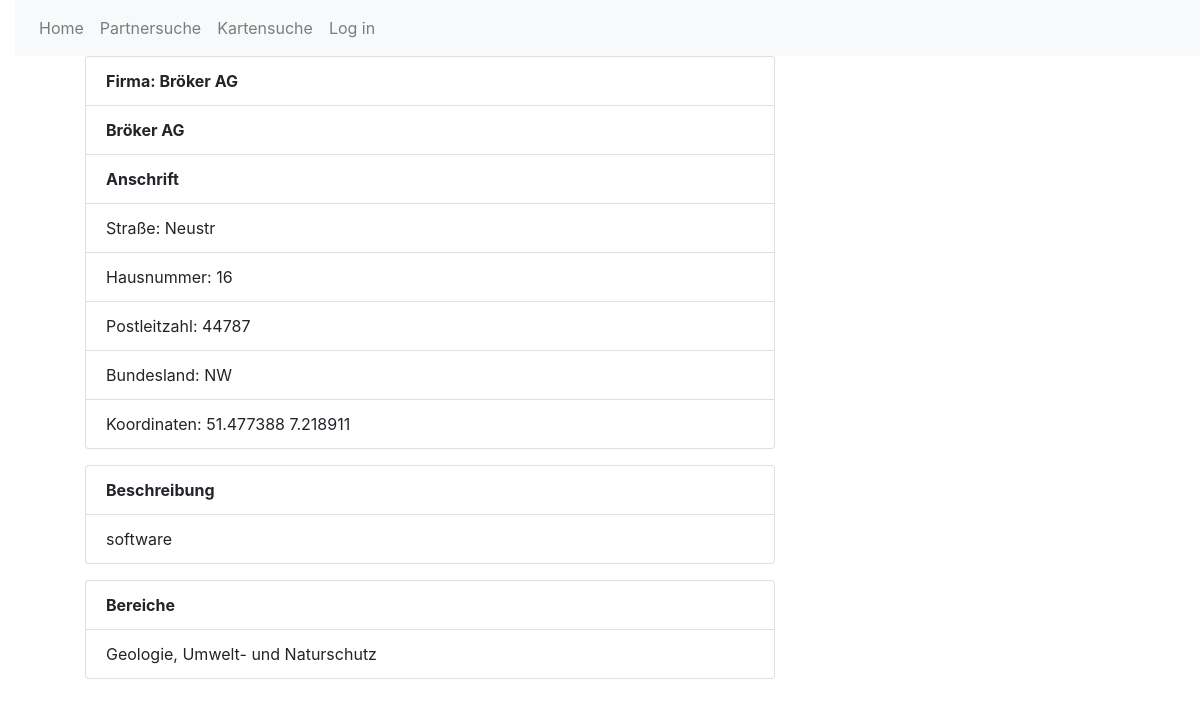
The app's page /firmen/firma_detail/1, older data.
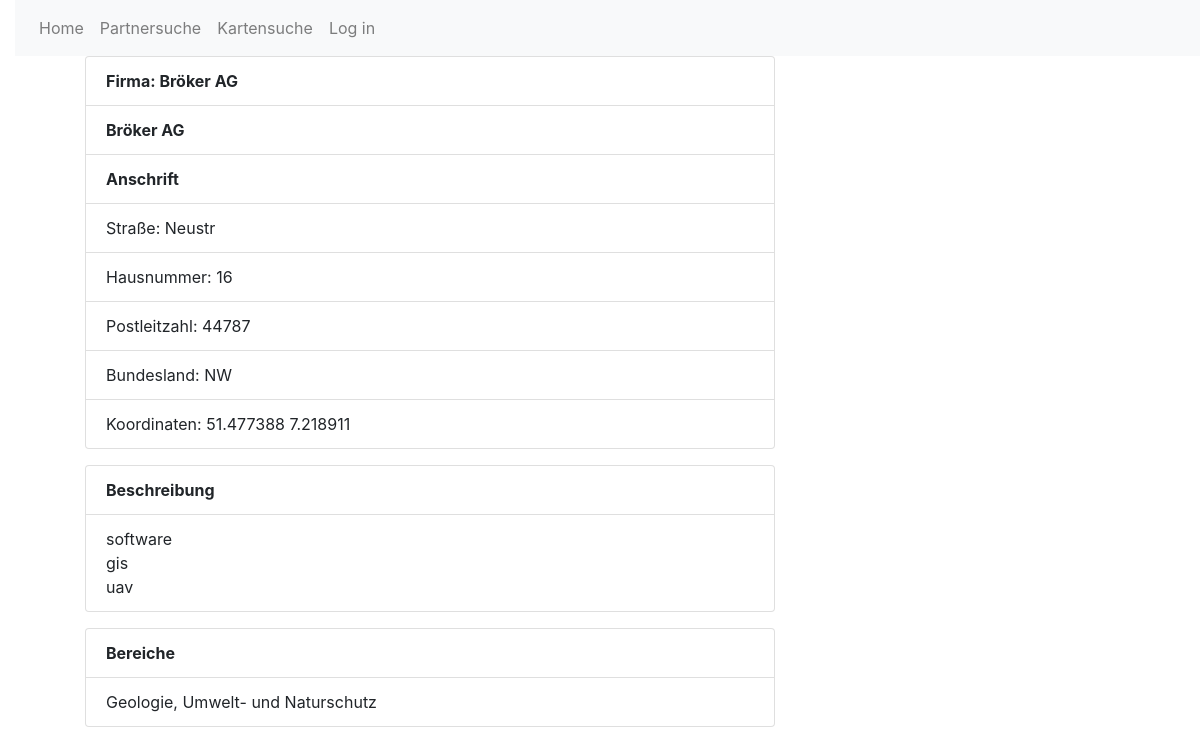
The same page, newer data.
### crm/models.py (models this page shows, shortened)
class Firma(models.Model):
    LISTE_BUNDESLAND = (
            ('BB', 'Brandenburg'),
            ('BE', 'Berlin'),
            ('BW', 'Baden-Wuerttemberg'),
            ('BY', 'Bayern'),
            ('HB', 'Bremen'),
            ('HE', 'Hessen'),
            ('HH', 'Hamburg'),
            ('MV', 'Mecklenburg-Vorpommern'),
            ('NI', 'Niedersachsen'),
            ('NW', 'Nordrhein-Westfalen'),
            ('RP', 'Rheinland-Pfalz'),
            ('SH', 'Schleswig-Holstein'),
            ('SL', 'Saarland'),
            ('SN', 'Sachsen'),
            ('ST', 'Sachsen-Anhalt'),
            ('TH', 'Thueringen'),
    )
    LISTE_ART = (
            ('Behoerde','Behoerde'),
            ('Firma','Firma'),
            ('Institut', 'Institut'),
            ('Verband', 'Verband')
    )
    LISTE_BEFAEHIGUNG = (
            ('Bacherlorarbeit', 'Bacherlorarbeit'),
            ('Masterarbeit', 'Masterarbeit'),
            ('Praktikum', 'Praktikum'),
            ('Exkursion', 'Exkursion')
    )
    LISTE_BEREICH = (
            ('Agrarwirtschaft','Agrarwirtschaft'),
            ('CAD','CAD'),
            ('Geo- und Landschaftsökologie','Geo- & Landschaftsökologie'),
            ('Geodäse und Vermessung','Geodäse und Vermessung'),
            ('Geodaten','Geodaten'),
            ('Geographie','Geographie'),
            ('Geoinformatik','Geoinformatik'),
            ('Geologie','Geologie'),
            ('Geomarketing','Geomarketing'),
            ('Geophysik','Geophysik'),
            ('Geowissenschaften','Geowissenschaften'),
            ('GIS','GIS'),
            ('GIS-Applikation','GIS-Applikation'),
            ('Hydrologie und Wasserbau','Hydrologie und Wasserbau'),
            ('Kartographie und Visualisierung','Kartographie und Visualisierung'),
            ('Meteorologie','Meteorologie'),
            ('Navigation und Telematik','Navigation und Telematik'),
            ('Photogrammetrie','Photogrammetrie'),
            ('Planung','Planung'),
            ('Raumordnung','Raumordnung'),
            ('Software-Entwicklung','Software-Entwicklung'),
            ('Umwelt- und Naturschutz','Umwelt- und Naturschutz'),
            ('Verkehr','Verkehr'),
            ('Vermessung','Vermessung')
    )
    name = models.CharField(max_length=100, blank=False)
    art = models.CharField(max_length=50, choices=LISTE_ART, null=True)
    freie_beschreibung = models.TextField(null=True, blank=True)
    strasse = models.CharField(max_length=100, blank=False)
    hausnummer = models.IntegerField(blank=False)
    hausnummerzusatz = models.CharField(max_length=10, null=True, blank=True)
    plz = models.IntegerField(blank=False)
    ort = models.CharField(max_length=50, blank=False)
    bundesland = models.CharField(max_length=2, blank=False, choices=LISTE_BUNDESLAND)
    land = models.CharField(max_length=50, blank=False)
    xKoordinate = models.FloatField(null=True, blank=True)
    yKoordinate = models.FloatField(null=True, blank=True)
    bereich = MultiSelectField(max_length=200, choices=LISTE_BEREICH, null=True, blank=True)
    befaehigung =  MultiSelectField(max_length=200, choices=LISTE_BEFAEHIGUNG, null=True, blank=True)
    class Meta:
        verbose_name_plural = "Firmen"

### crm/views.py (the view)
# urls.py: path('firmen/firma_detail/<int:pk>', views.firma_detail, name='firma_detail'),
def firma_detail(request, pk):
    firma = get_object_or_404(Firma, pk=pk)
    kontakte = KontaktFirma.objects.all()
    return render(request, 'bopartner/firma_detail.html', {'firma': firma, 'kontakte':kontakte})

### crm/templates/bopartner/firma_detail.html (shortened to what this page needs)
{% extends 'bopartner/base.html' %}
{% block content %}
<div class="container">
    <div>
        <ul>
            <li class="list-group-item"><b>Firma: {{firma.name}}</a><br></b></li>
            <li class="list-group-item"><b>{{firma.name}}</b></li>
            <li class="list-group-item"><b>Anschrift</b></li>
            <li class="list-group-item">Straße: {{ firma.strasse }}</li>
            <li class="list-group-item">Hausnummer: {{ firma.hausnummer }}</li>
            <li class="list-group-item">Postleitzahl: {{ firma.plz }}</li>
            <li class="list-group-item">Bundesland: {{ firma.bundesland }}</li>
            <li class="list-group-item">Koordinaten: {{ firma.xKoordinate }}       {{ firma.yKoordinate }}</li>
        </ul>
    </div>
    <div>
        <ul>
            <li class="list-group-item"><b>Beschreibung</b></li>
            <li class="list-group-item">{{ firma.freie_beschreibung|linebreaksbr }}</li>
        </ul>
    </div>
    <div>
        <ul>
            <li class="list-group-item"><b>Bereiche</b></li>
            <li class="list-group-item">{{ firma.bereich|linebreaksbr }}</li>
        </ul>
    </div>
</div>
{% endblock %}

### crm/templates/bopartner/base.html (shortened to what this page needs)
{% load static %}
<html>
<head>
    <link rel="stylesheet" href="https://stackpath.bootstrapcdn.com/bootstrap/4.3.1/css/bootstrap.min.css"
>
    <link rel="stylesheet" href="{% static 'css/bopartner.css' %}">
    <link rel="stylesheet" href="https://unpkg.com/leaflet@1.4.0/dist/leaflet.css"
 />
</head>
<body>
        <nav class="navbar navbar-expand-lg navbar-light bg-light divider">
                <div class="collapse navbar-collapse" id="collapsibleNavbar">
                    <ul class="navbar-nav">
                        <li class="nav-item">
                            <a class="nav-link" href="{% url 'home'%}">Home</a>
                        </li>
                        <li class="nav-item">
                            <a class="nav-link" href="{% url 'firmen_gefiltert'%}">Partnersuche</a>
                        </li>
                        <li class="nav-item">
                            <a class="nav-link" href="{% url 'firmen_kartenuebersicht_gefiltert' %}">Kartensuche</a>
                        </li>
                        {% if user.is_authenticated %}
                        <li class="nav-item">
                            <a class="nav-link" href="{% url 'neue_firma' %}">Neuen Partner</a>
                        </li>
                        <li class="nav-item">
                            <a class="nav-link" href="{% url 'neuer_kontakt' %}">Neuer Kontakt</a>
                        </li>
                        <li class="nav-item">
                            <a class="nav-link" href="{% url 'logout' %}">Log out </a>
                        </li>
                        {% else %}
                        <li class="nav-item">
                            <a class="nav-link" href="{% url 'login' %}">Log in </a>
                        </li>
                        {% endif %}
                    </ul>
                </div>
            </nav>
    <div class="container-fluid">
        <div class="row">
            <div class="col-md-8">
                {% block content %}
                {% endblock %}
            </div>
        </div>
    </div>
</body>
</html>

### crm/static/css/bopartner.css (style rules this page uses)
body { padding-left: 15px; }

Row changes from the older to the newer data that the page shows:
changed Firma "Bröker AG": freie_beschreibung "software" → "software gis uav"
